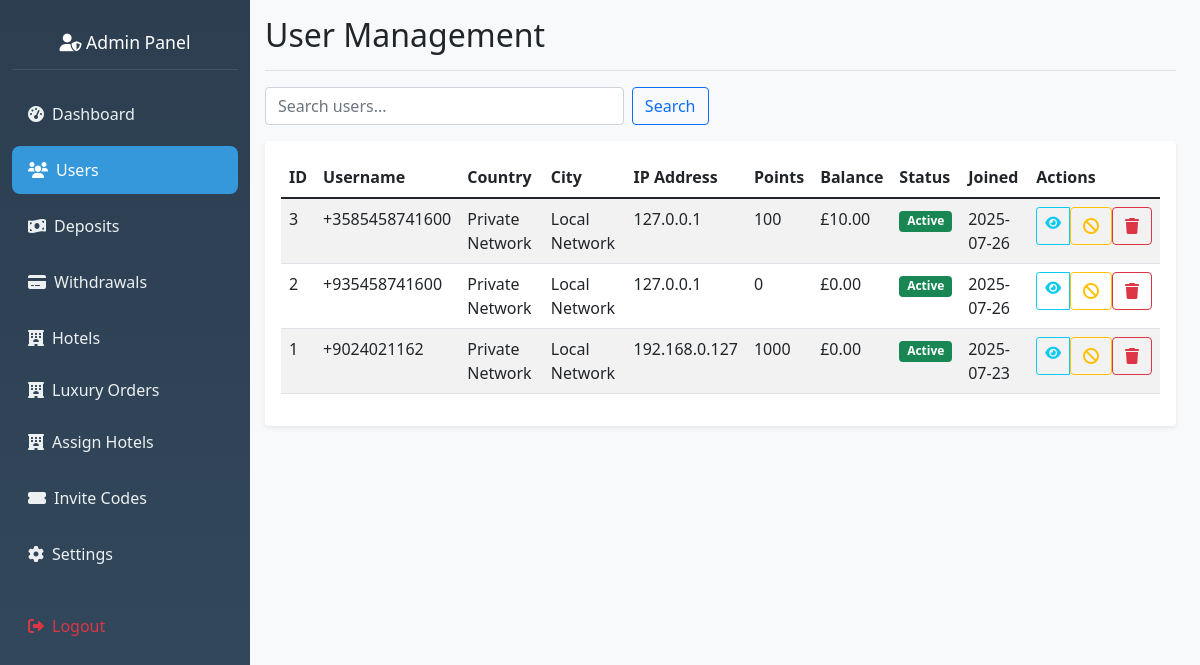
The page /admin/users (signed in) on the database as committed earlier.
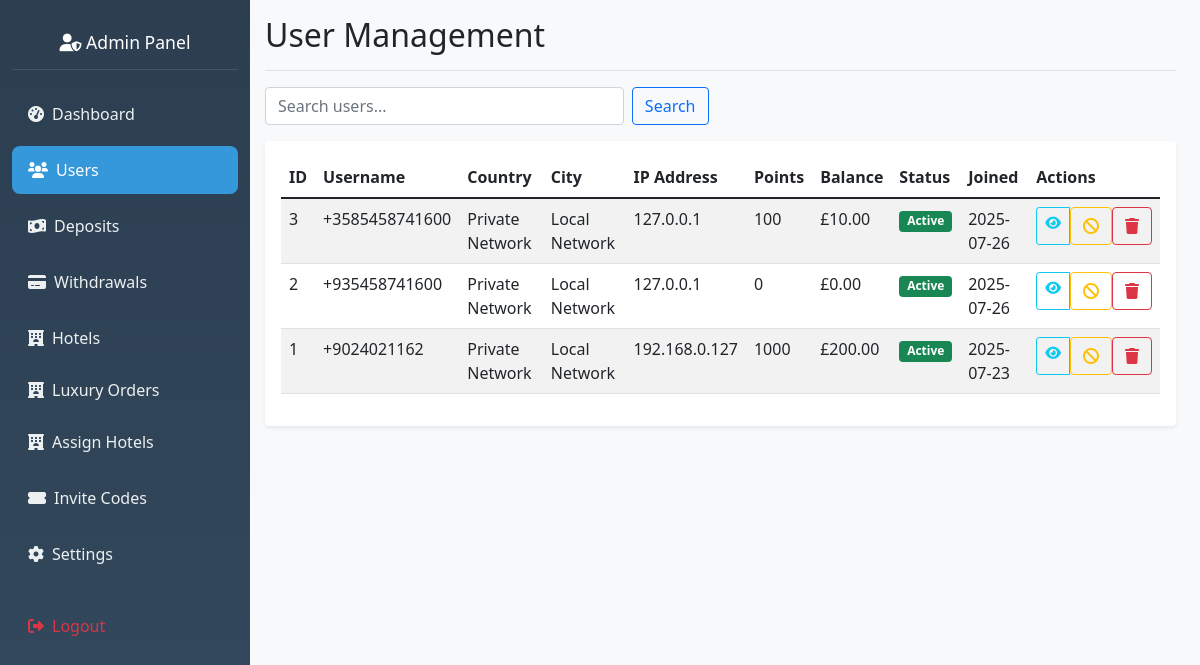
The same page on the database as committed later.
### hotel_app/models.py (models this page shows, shortened)
class User(db.Model, UserMixin):
    __tablename__ = 'user'
    id = db.Column(db.Integer, primary_key=True)
    nickname = db.Column(db.String(80))
    user_id = db.Column(db.String(6), unique=True)
    agent_id = db.Column(db.String(6), unique=True)
    contact = db.Column(db.String(20))
    invitation_code = db.Column(db.String(20))
    member_points = db.Column(db.Integer, default=0)
    trial_bonus = db.Column(db.Float, default=564.00)
    balance = db.Column(db.Float, default=564.00)
    total_deposits = db.Column(db.Float, default=0.0)
    vip_level = db.Column(db.String(10), default='VIP0')
    withdrawal_password = db.Column(db.String(100))
    password_hash = db.Column(db.String(100))
    is_active = db.Column(db.Boolean, default=False)
    created_at = db.Column(db.DateTime, default=datetime.utcnow)
    session_locked = db.Column(db.Boolean, default=False)
    total_commission_earned = db.Column(db.Float, default=0.0)
    first_session_completed = db.Column(db.Boolean, default=False)
    session_reset_date = db.Column(db.String)
    bound_wallet_type = db.Column(db.String(20))
    max_first_session_reservations = db.Column(db.Integer, default=35)
    wallet_bound_at = db.Column(db.DateTime)
    second_session_reservations_count = db.Column(db.Integer, default=0)
    second_session_commission = db.Column(db.Float, default=0.0)
    bound_wallet_address = db.Column(db.String(200))
    first_session_commission = db.Column(db.Float, default=0.0)
    first_session_reservations_count = db.Column(db.Integer, default=0)
    current_session = db.Column(db.String(10), default='first')
    revolut_name = db.Column(db.String(100))
    revolut_iban = db.Column(db.String(50))
    revolut_revtag = db.Column(db.String(20))
    ip_address = db.Column(db.String(45))  # IPv6 can be up to 45 characters
    country = db.Column(db.String(100))
    country_code = db.Column(db.String(2))
    region = db.Column(db.String(100))
    city = db.Column(db.String(100))
    latitude = db.Column(db.Float)
    longitude = db.Column(db.Float)
    timezone = db.Column(db.String(50))
    isp = db.Column(db.String(255))
    last_location_update = db.Column(db.DateTime, default=datetime.utcnow)
    reservations = db.relationship('Reservation', backref='user', lazy=True)
    deposit_requests = db.relationship('DepositRequest', backref='user', lazy=True)
    withdrawal_requests = db.relationship('WithdrawalRequest', backref='user', lazy=True)
    hotel_assignments = db.relationship('UserHotelAssignment', backref='user', lazy=True)
    hotel_ratings = db.relationship('UserHotelRating', backref='user', lazy=True)

### hotel_app/routes.py (the view)
@app.route('/admin/users')
@admin_required
def view_users():
    page = request.args.get('page', 1, type=int)
    search = request.args.get('search', '')
    vip_filter = request.args.get('vip_level', '')
    users_query = User.query
    if search:
        users_query = users_query.filter(
            User.nickname.contains(search) |
            User.user.agent_id.contains(search)
        )
    if vip_filter:
        users_query = users_query.filter(User.vip_level == vip_filter)
    users = users_query.order_by(User.id.desc()).paginate(
        page=page, per_page=20, error_out=False
    )
    vip_levels = ['vip0', 'vip1', 'vip2', 'vip3']
    return render_template('admin_users.html',
                         users=users,
                         search=search,
                         vip_levels=vip_levels,
                         current_vip_filter=vip_filter)

### hotel_app/routes.py (called while the page is built)
def admin_required(f):
    @wraps(f)
    def wrapper(*args, **kwargs):
        admin_id = session.get('admin_id')
        if not admin_id:
            flash("Admin login required.", "danger")
            return redirect(url_for('admin_login'))
        admin = Admin.query.get(admin_id)
        if not admin or not admin.is_active:
            session.pop('admin_id', None)
            flash("Admin access denied.", "danger")
            return redirect(url_for('admin_login'))
        g.current_admin = admin
        return f(*args, **kwargs)
    return wrapper

@app.before_request
def check_admin_routes():
    if request.endpoint and request.endpoint.startswith('admin_') and request.endpoint != 'admin_login':
        if 'admin_id' not in session:
            return redirect(url_for('admin_login'))

### hotel_app/templates/admin_users.html (shortened to what this page needs)
{% extends "admin_base.html" %}
{% block content %}
<div class="d-flex justify-content-between flex-wrap flex-md-nowrap align-items-center pb-2 mb-3 border-bottom">
    <h1 class="h2">User Management</h1>
</div>
<div class="row mb-3">
    <div class="col-md-6">
        <form method="GET" class="d-flex">
            <input type="text" class="form-control me-2" name="search" value="{{ search }}" placeholder="Search users...">
            <button type="submit" class="btn btn-outline-primary">Search</button>
        </form>
    </div>
</div>
<div class="card">
    <div class="card-body">
        <div class="table-responsive">
            <table class="table table-striped">
                <thead>
                    <tr>
                        <th>ID</th>
                        <th>Username</th>
                        <th>Country</th>
                        <th>City</th>
                        <th>IP Address</th>
                        <th>Points</th>
                        <th>Balance</th>
                        <th>Status</th>
                        <th>Joined</th>
                        <th>Actions</th>
                    </tr>
                </thead>
                <tbody>
                    {% for user in users.items %}
                    <tr>
                        <td>{{ user.id }}</td>
                        <td>{{ user.contact }}</td>
                        <td>{{ user.country }}</td>
                        <td>{{ user.city }}</td>
                        <td>{{ user.ip_address }}</td>
                        <td>{{ user.member_points }}</td>
                        <td>£{{ "%.2f"|format(user.balance or 0) }}</td>
                        <td>
                            <span class="badge bg-{{ 'success' if user.is_active else 'secondary' }}">
                                {{ 'Active' if user.is_active else 'Inactive' }}
                            </span>
                        </td>
                        <td>{{ user.created_at.strftime('%Y-%m-%d') if user.created_at else 'N/A' }}</td>
                        <td>
                            <div class="btn-group btn-group-sm">
                                <a href="{{ url_for('view_user_details', user_id=user.id) }}" class="btn btn-outline-info">
                                    <i class="fas fa-eye"></i>
                                </a>
                                <form method="POST" action="{{ url_for('toggle_user', user_id=user.id) }}" class="d-inline">
                                    <button type="submit" class="btn btn-outline-{{ 'warning' if user.is_active else 'success' }}">
                                        <i class="fas fa-{{ 'ban' if user.is_active else 'check' }}"></i>
                                    </button>
                                </form>
                                <form method="POST" action="{{ url_for('delete_user', user_id=user.id) }}" class="d-inline"
                                      onsubmit="return confirm('Are you sure you want to delete this user?')">
                                    <button type="submit" class="btn btn-outline-danger">
                                        <i class="fas fa-trash"></i>
                                    </button>
                                </form>
                            </div>
                        </td>
                    </tr>
                    {% endfor %}
                </tbody>
            </table>
        </div>
    </div>
</div>
{% endblock %}

Rows that differ between the two databases and show on the page:
changed User id 1: balance "0.00" → "200.00"
